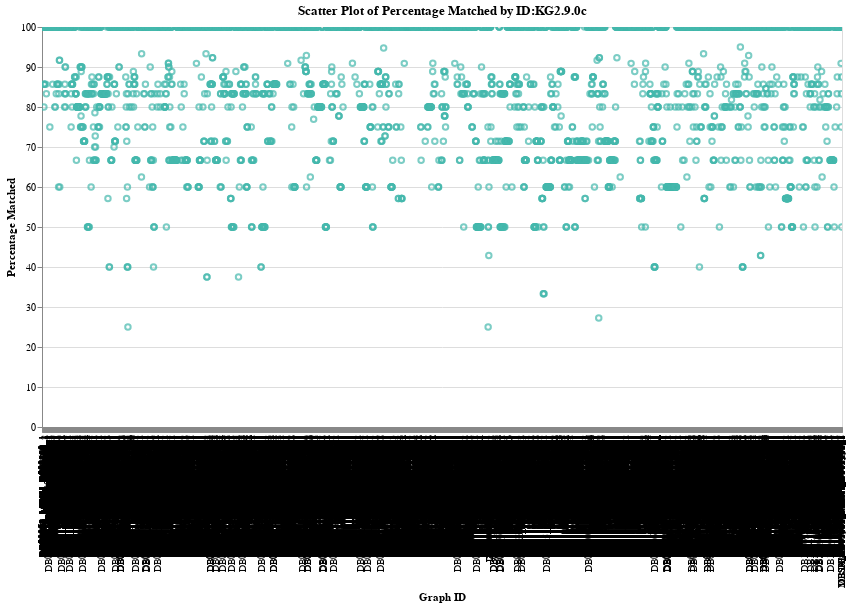

Notebook code for this chart:
### Code cell
# Create a scatter plot
chart = alt.Chart(df_graphs).mark_point().encode(
    x=alt.X('graph_id:N', title='Graph ID', axis=alt.Axis(tickCount=10)),  # Adjust tickCount for clarity
    y=alt.Y('pct_matched:Q', title='Percentage Matched'),
    tooltip=[alt.Tooltip('graph_id:N', title='Graph ID'), alt.Tooltip('pct_matched:Q', title='Percentage Matched')]  # Tooltip configuration
).properties(
    width=800,
    height=400,
    title='Scatter Plot of Percentage Matched by ID:KG2.9.0c'
).configure_mark(
    color='#45B8AC'  # Color specified by hex code
).interactive()  # Makes the chart interactive

chart.display()

### Figure 1 — Vega-Lite specification as saved in the notebook (floating-point values rounded to 4 significant figures; data arrays with more than 128 entries replaced by an {"elided": "..."} marker saying what was removed)
{"config": {"view": {"continuousWidth": 300, "continuousHeight": 300}, "mark": {"color": "#45B8AC"}}, "data": {"name": "data-8aa9d22be277cf27eb35ab584ef9f3fb"}, "mark": {"type": "point"}, "encoding": {"tooltip": [{"field": "graph_id", "title": "Graph ID", "type": "nominal"}, {"field": "pct_matched", "title": "Percentage Matched", "type": "quantitative"}], "x": {"axis": {"tickCount": 10}, "field": "graph_id", "title": "Graph ID", "type": "nominal"}, "y": {"field": "pct_matched", "title": "Percentage Matched", "type": "quantitative"}}, "height": 400, "params": [{"name": "param_1", "select": {"type": "interval", "encodings": ["x", "y"]}, "bind": "scales"}], "title": "Scatter Plot of Percentage Matched by ID:KG2.9.0c", "width": 800, "$schema": "https://vega.github.io/schema/vega-lite/v5.17.0.json", "datasets": {"data-8aa9d22be277cf27eb35ab584ef9f3fb": {"elided": "4846 records"}}}
